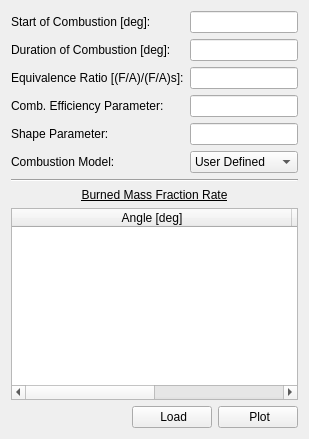
     <widget class="QWidget" name="tab_4">
      <property name="autoFillBackground">
       <bool>true</bool>
      </property>
      <attribute name="title">
       <string>Combustion</string>
      </attribute>
      <layout class="QGridLayout" name="gridLayout_6">
       <item row="7" column="0" colspan="2">
        <widget class="QLabel" name="label_36">
         <property name="font">
          <font>
           <pointsize>9</pointsize>
           <underline>true</underline>
          </font>
         </property>
         <property name="text">
          <string>Burned Mass Fraction Rate</string>
         </property>
         <property name="alignment">
          <set>Qt::AlignCenter</set>
         </property>
        </widget>
       </item>
       <item row="1" column="0">
        <widget class="QLabel" name="label_31">
         <property name="font">
          <font>
           <pointsize>9</pointsize>
          </font>
         </property>
         <property name="text">
          <string>Duration of Combustion [deg]:</string>
         </property>
        </widget>
       </item>
       <item row="3" column="0">
        <widget class="QLabel" name="label_33">
         <property name="font">
          <font>
           <pointsize>9</pointsize>
          </font>
         </property>
         <property name="text">
          <string>Comb. Efficiency Parameter:</string>
         </property>
        </widget>
       </item>
       <item row="0" column="0">
        <widget class="QLabel" name="label_30">
         <property name="font">
          <font>
           <pointsize>9</pointsize>
          </font>
         </property>
         <property name="text">
          <string>Start of Combustion [deg]:</string>
         </property>
        </widget>
       </item>
       <item row="5" column="1">
        <widget class="QComboBox" name="combustion_model">
         <property name="font">
          <font>
           <pointsize>9</pointsize>
          </font>
         </property>
         <item>
          <property name="text">
           <string>User Defined</string>
          </property>
         </item>
         <item>
          <property name="text">
           <string>Wiebe</string>
          </property>
         </item>
         <item>
          <property name="text">
           <string>Wiebe-3</string>
          </property>
         </item>
         <item>
          <property name="text">
           <string>Watson</string>
          </property>
         </item>
         <item>
          <property name="text">
           <string>None</string>
          </property>
         </item>
        </widget>
       </item>
       <item row="5" column="0">
        <widget class="QLabel" name="label_35">
         <property name="font">
          <font>
           <pointsize>9</pointsize>
          </font>
         </property>
         <property name="text">
          <string>Combustion Model:</string>
         </property>
        </widget>
       </item>
       <item row="2" column="0">
        <widget class="QLabel" name="label_32">
         <property name="font">
          <font>
           <pointsize>9</pointsize>
          </font>
         </property>
         <property name="text">
          <string>Equivalence Ratio [(F/A)/(F/A)s]:</string>
         </property>
        </widget>
       </item>
       <item row="6" column="0" colspan="2">
        <widget class="Line" name="line_5">
         <property name="font">
          <font>
           <pointsize>9</pointsize>
          </font>
         </property>
         <property name="orientation">
          <enum>Qt::Horizontal</enum>
         </property>
        </widget>
       </item>
       <item row="4" column="0">
        <widget class="QLabel" name="label_34">
         <property name="font">
          <font>
           <pointsize>9</pointsize>
          </font>
         </property>
         <property name="text">
          <string>Shape Parameter:</string>
         </property>
        </widget>
       </item>
       <item row="8" column="0" colspan="2">
        <widget class="QTableWidget" name="xbdot_array">
         <property name="font">
          <font>
           <pointsize>9</pointsize>
          </font>
         </property>
         <attribute name="horizontalHeaderDefaultSectionSize">
          <number>280</number>
         </attribute>
         <attribute name="horizontalHeaderShowSortIndicator" stdset="0">
          <bool>false</bool>
         </attribute>
         <attribute name="horizontalHeaderStretchLastSection">
          <bool>true</bool>
         </attribute>
         <column>
          <property name="text">
           <string>Angle [deg]</string>
          </property>
          <property name="font">
           <font>
            <pointsize>9</pointsize>
           </font>
          </property>
         </column>
         <column>
          <property name="text">
           <string>Value [1/s]</string>
          </property>
          <property name="font">
           <font>
            <pointsize>9</pointsize>
           </font>
          </property>
         </column>
        </widget>
       </item>
       <item row="9" column="0" colspan="2">
        <layout class="QHBoxLayout" name="horizontalLayout_3">
         <item>
          <spacer name="horizontalSpacer_5">
           <property name="font">
            <font>
             <pointsize>9</pointsize>
            </font>
           </property>
           <property name="orientation">
            <enum>Qt::Horizontal</enum>
           </property>
           <property name="sizeHint" stdset="0">
            <size>
             <width>40</width>
             <height>20</height>
            </size>
           </property>
          </spacer>
         </item>
         <item>
          <widget class="QPushButton" name="load_xbdot_pushButton">
           <property name="font">
            <font>
             <pointsize>9</pointsize>
            </font>
           </property>
           <property name="focusPolicy">
            <enum>Qt::NoFocus</enum>
           </property>
           <property name="text">
            <string> Load</string>
           </property>
           <property name="icon">
            <iconset resource="../images/images.qrc">
             <normaloff>:/fromHelyx/fromHelyx/download16.png</normaloff>:/fromHelyx/fromHelyx/download16.png</iconset>
           </property>
          </widget>
         </item>
         <item>
          <widget class="QPushButton" name="plot_xbdot_pushButton">
           <property name="font">
            <font>
             <pointsize>9</pointsize>
            </font>
           </property>
           <property name="focusPolicy">
            <enum>Qt::NoFocus</enum>
           </property>
           <property name="text">
            <string> Plot</string>
           </property>
           <property name="icon">
            <iconset resource="../images/images.qrc">
             <normaloff>:/fromHelyx/fromHelyx/monitoringFunction16.png</normaloff>:/fromHelyx/fromHelyx/monitoringFunction16.png</iconset>
           </property>
          </widget>
         </item>
        </layout>
       </item>
       <item row="4" column="1">
        <widget class="QLineEdit" name="m_wiebe">
         <property name="font">
          <font>
           <pointsize>9</pointsize>
          </font>
         </property>
        </widget>
       </item>
       <item row="3" column="1">
        <widget class="QLineEdit" name="a_wiebe">
         <property name="font">
          <font>
           <pointsize>9</pointsize>
          </font>
         </property>
        </widget>
       </item>
       <item row="2" column="1">
        <widget class="QLineEdit" name="phi">
         <property name="enabled">
          <bool>true</bool>
         </property>
         <property name="font">
          <font>
           <pointsize>9</pointsize>
          </font>
         </property>
        </widget>
       </item>
       <item row="1" column="1">
        <widget class="QLineEdit" name="dtheta_comb">
         <property name="font">
          <font>
           <pointsize>9</pointsize>
          </font>
         </property>
        </widget>
       </item>
       <item row="0" column="1">
        <widget class="QLineEdit" name="theta_ig_0">
         <property name="font">
          <font>
           <pointsize>9</pointsize>
          </font>
         </property>
        </widget>
       </item>
      </layout>
     </widget>
